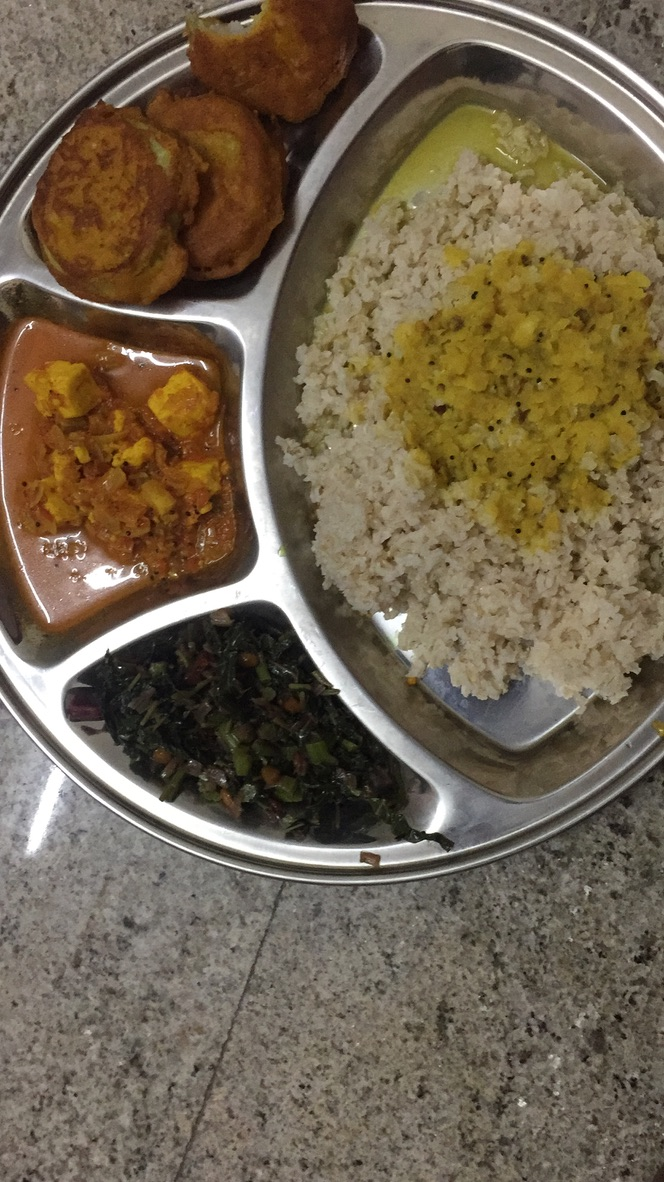
#> input picture Canny_Edge_Detection/vision/thali.jpeg, 664 x 1182 px
$ python Canny_EdgeDetection.py
#> lines starting #> are read from the running program, lines starting #| are printed output that depends on the picture
import logging

import cv2 as cv
import sys
import numpy as np
import matplotlib.pyplot as plt

img = cv.imread('thali.jpeg',0)
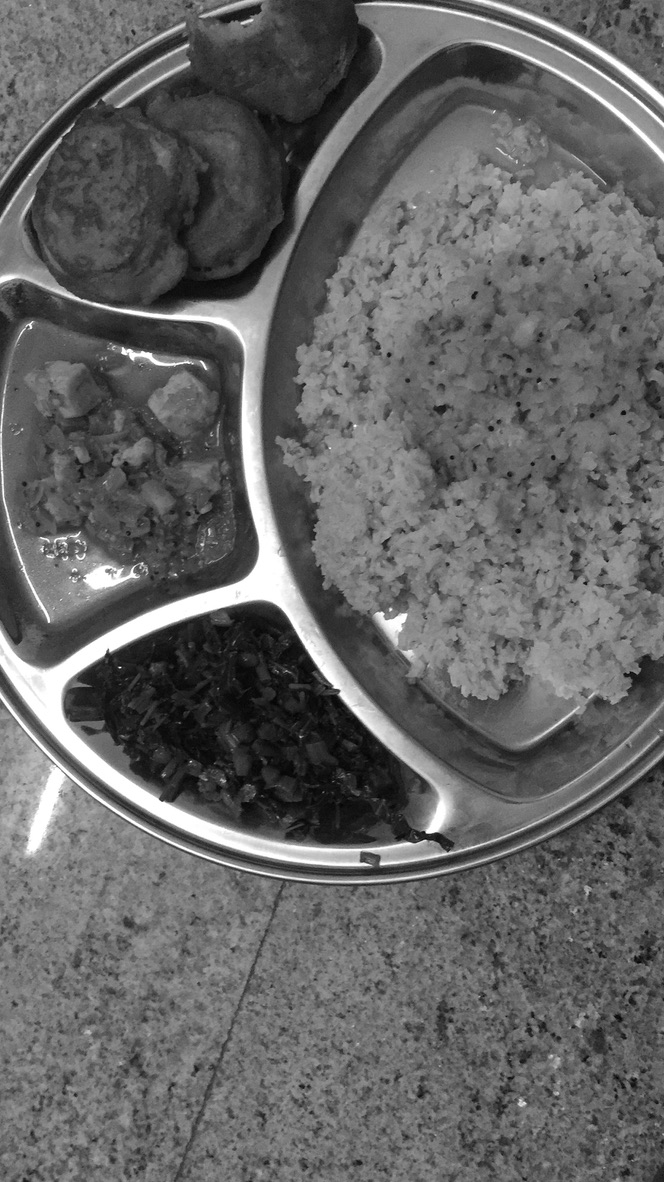
#> img: shape (1182, 664); min 2, max 255, mean 100.3
edges = cv.Canny(img,100,200)
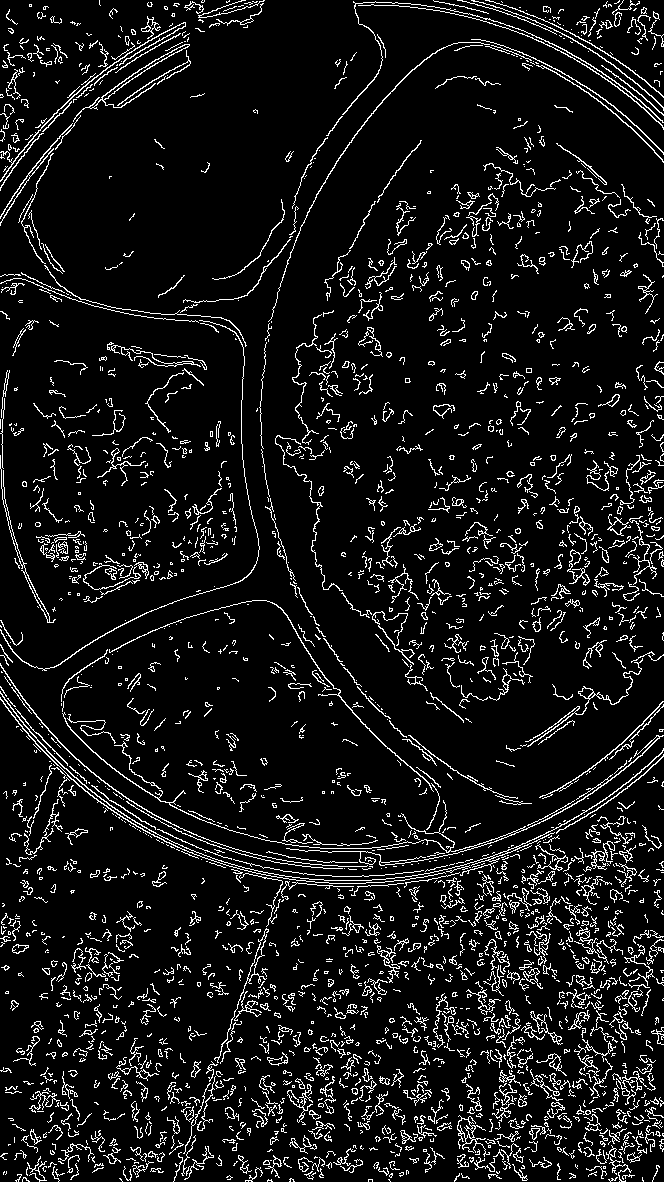
#> edges: shape (1182, 664); 8.5% white in thin lines or dots


plt.subplot(122),plt.imshow(edges,cmap = 'gray')
plt.title('Edge Image'), plt.xticks([]), plt.yticks([])
plt.show()
